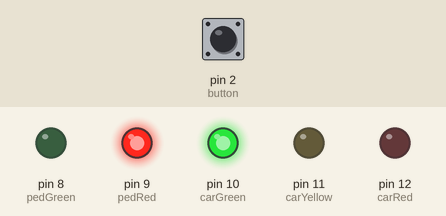
Simulated run of this sketch. Board: Arduino Uno, built with avr-gcc and run on an emulated ATmega328P. On the bench: output pins drawn as LEDs (lit = HIGH). The inputs (shaded band) are chosen by the test bench; at power-on: pin 2 (button) LOW.

Above: at 1.2 s.
1.3 s: pin 2 (button) pulled HIGH for 3.2 s
At 3.0 s:
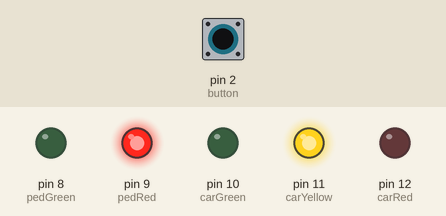
At 6.5 s:
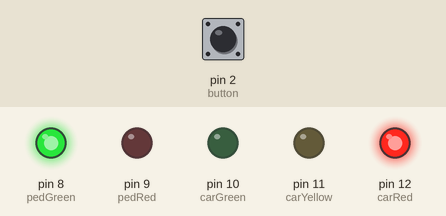
Timing chart, 0 to 18.5 s (numbered marks = the images above; inputs shaded):
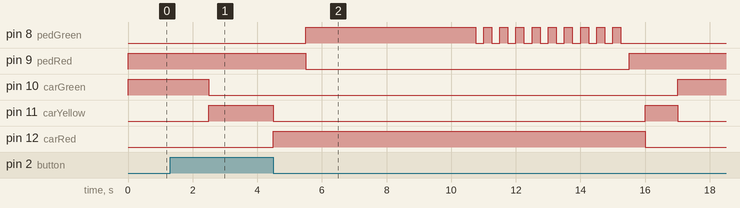

Measured:
- after the input at 1.3 s, pin 8 (pedGreen): LOW → HIGH after 4.2 s, then repeats every 0.50 s: LOW 0.25 s, HIGH 0.25 s, until it stays LOW from 15.3 s; pin 9 (pedRed): HIGH → LOW after 4.2 s, → HIGH 10.0 s later

The sketch:

Programa_3.ino
```cpp
// define os pinos para os leds e o botão
int carRed = 12;
int carYellow = 11;
int carGreen = 10;
int pedRed = 9;
int pedGreen = 8;
int button = 2;
// determina o tempo na qual o pedestre poderá passar
int travessia = 5000;
// variável que armazenará o valor de tempo
unsigned long changeTime;

void setup(){
  //iniciando o valor de cada pino
  pinMode(carRed, OUTPUT);
  pinMode(carYellow, OUTPUT);
  pinMode(carGreen, OUTPUT);
  pinMode(pedRed, OUTPUT);
  pinMode(pedGreen, OUTPUT);
  pinMode(button, INPUT);

  // por padrão, o led verde dos carros e o led vermelho dos pedestres está acesso
  digitalWrite(carGreen, HIGH);
  digitalWrite(pedRed, HIGH);
}

void loop(){
  //a variável estado verifica se o bottão foi pressionado
  int estado = digitalRead(button);
  //caso o tempo armazenado na variavel "changeTime" seja maior que 2,5s o semaforo dos pedestres é ativado
  if(estado == HIGH &&(millis()-changeTime)>2500){
    //chama a função de mudar o semafoto
    changeLights();
  }
}

void changeLights(){
  digitalWrite(carGreen, LOW); //apaga o led verde dos carros
  digitalWrite(carYellow, HIGH); // acende o led amarelo dos carros
  delay(2000); // 2s

  digitalWrite(carYellow, LOW); //led amarela dos carros é apagada
  digitalWrite(carRed, HIGH); //led vermelha dos carros é acesa
  delay(1000); // 1s

  digitalWrite(pedRed, LOW); //apaga a led vermelha dos pedestres
  digitalWrite(pedGreen, HIGH);//acende a led verde
  delay(travessia); //5s

//a led verde dos pedestres pisca 10 vezes antes do semaforo voltar a ficar vermelho
  for(int i=0; i<10; i++){
    digitalWrite(pedGreen, HIGH);
    delay(250);
    digitalWrite(pedGreen, LOW);
    delay(250);
  }
//acende o led vermelho dos pedestres
  digitalWrite(pedRed, HIGH);
  delay(500);
//acende o led amarelo e apaga o led
  digitalWrite(carYellow, HIGH);
  digitalWrite(carRed, LOW);
  delay(1000);

  digitalWrite(carGreen, HIGH); //acende o led verde dos carros
  digitalWrite(carYellow, LOW); //apaga o led amarelo dos carros

  changeTime=millis(); //armazena o valor em milisegundos desde que o botão foi apertado
}
```
